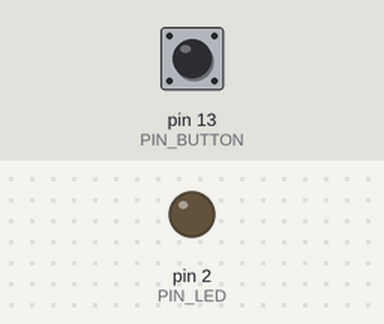
The sketch below on a simulated Arduino Uno, built with avr-gcc and run on an emulated ATmega328P. On the bench: output pins drawn as LEDs (lit = HIGH). The test bench sets the inputs (shaded band); at power-on: pin 13 (PIN_BUTTON) HIGH.

Above: at 1.2 s.
1.3 s: pin 13 (PIN_BUTTON) pulled LOW for 0.15 s
At 1.37 s:
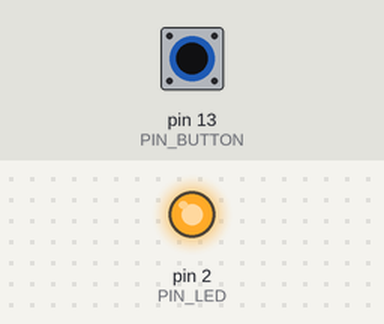
2.9 s: pin 13 (PIN_BUTTON) pulled LOW for 3.2 s
At 6.5 s:
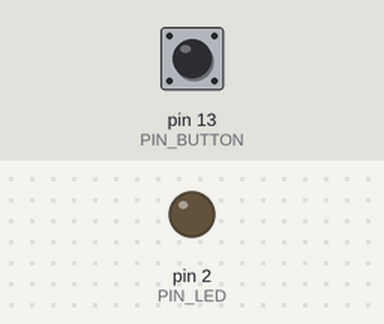
Timing chart, 0 to 8.0 s (numbered marks = the images above; inputs shaded):
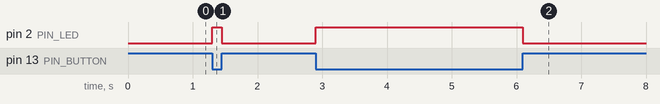

Measured:
- after the input at 1.3 s, pin 2 (PIN_LED): LOW → HIGH at once, → LOW 0.15 s later
- after the input at 2.9 s, pin 2 (PIN_LED): LOW → HIGH at once, → LOW 3.2 s later

The sketch:

button_led.ino
```cpp
#define PIN_LED 2
#define PIN_BUTTON 13

void  setup()
{
  pinMode(PIN_LED, OUTPUT);
  pinMode(PIN_BUTTON, INPUT);
}

void  loop()
{
  if (digitalRead(PIN_BUTTON) == LOW)
    digitalWrite(PIN_LED, HIGH);
  else
    digitalWrite(PIN_LED, LOW);
}
```
